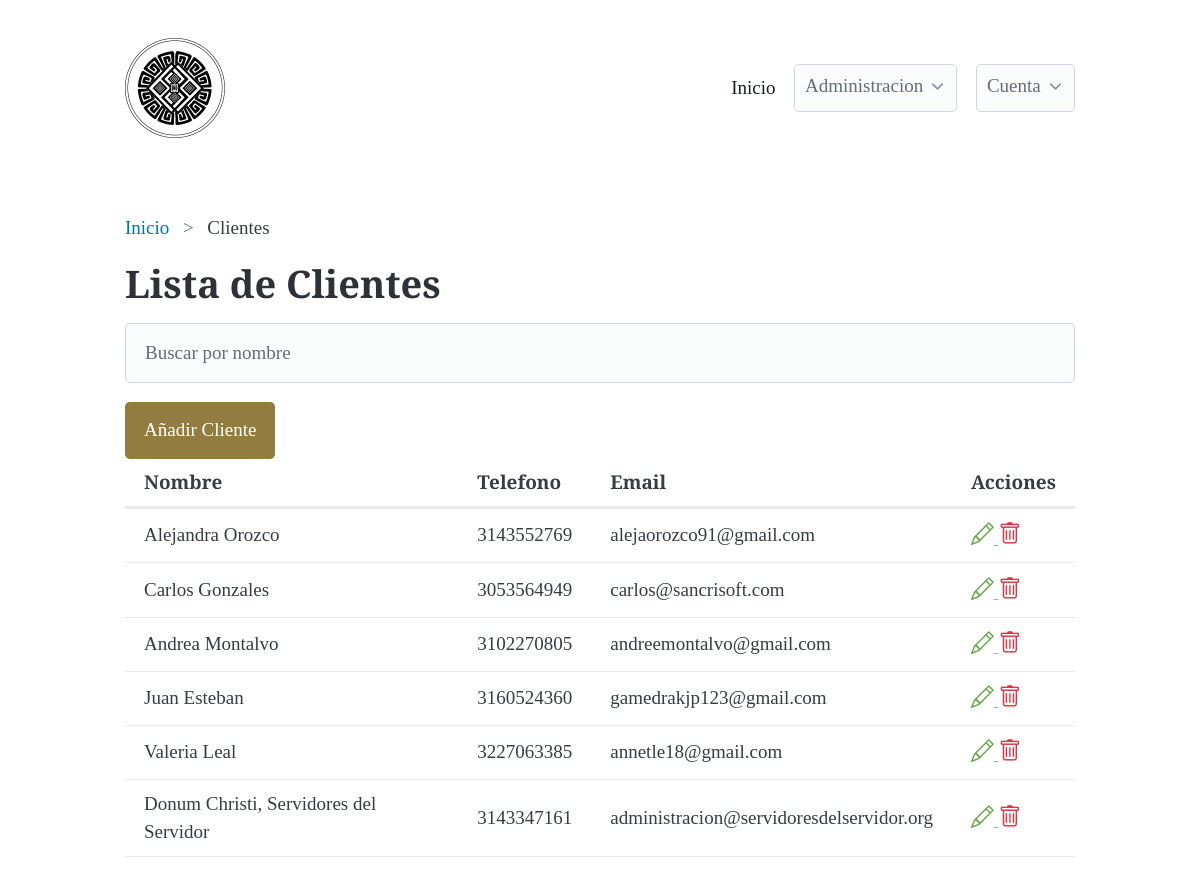
The app's page /clients/clients_list/ (signed in) with its own data.
### clients/models.py (models this page shows, shortened)
class Client(models.Model):
    created_at = models.DateTimeField(auto_now_add=True, null=True, blank=True)
    name = models.CharField(max_length=100, null=False, blank=False, validators=[MinLengthValidator(3)])
    email = models.EmailField(null=True, blank=True, validators=[EmailValidator])
    phone = models.CharField(max_length=15, null=True, blank=True, validators=[MinLengthValidator(10), RegexValidator(r'^\d{10}$')])
    address = models.TextField(max_length=255, null=True, blank=True)
    DOCUMENT_TYPE_CHOICES = [
        ('CC', 'Cédula de Ciudadanía'),
        ('TI', 'Tarjeta de Identidad'),
        ('CE', 'Cédula de Extranjería'),
        ('NIT', 'Número de Identificación Tributaria'),
        ('PAS', 'Pasaporte'),
    ]
    document_type = models.CharField(max_length=100, null=True, blank=True, choices=DOCUMENT_TYPE_CHOICES)
    document_number = models.CharField(max_length=100, null=True, blank=True, validators=[RegexValidator(r'^\d{10}$')])

### clients/views.py (the view)
# urls.py: path('clients_list/', ClientsListView.as_view(), name='clients_list'),
class ClientsListView( LoginRequiredMixin, ListView):
    model = Client
    template_name = 'clients/clients_list.html'
    context_object_name = 'clients'

### clients/templates/clients/clients_list.html (shortened to what this page needs)
{% extends 'base.html' %}
{% load static %}
{% block breadcrumb %}
<nav aria-label="breadcrumb">
    <ul>
       <li><a href="{% url 'dashboard:dashboard' %}">Inicio</a></li>
      <li>Clientes</li>
    </ul>
  </nav>
{% endblock %}
{% block content %}
<h1>Lista de Clientes</h1>
{% include 'includes/search_by_name.html' %}
<button class="btn btn-primary" onclick="window.location.href='{% url 'clients:clients_create' 'false' %}'">
    Añadir Cliente
</button>
<div class="overflow-auto">
  <table id="myTable">
    <thead>
        <tr>
            <th>Nombre</th>
            <th>Telefono</th>
            <th>Email</th>
            <th>Acciones</th>
        </tr>
    </thead>
    <tbody>
        {% for client in clients %}
            <tr>
                <td>
                  {{ client.name }}
                </td>
                <td>
                  {{ client.phone }}
                </td>
                <td>
                  {{ client.email }}
                </td>
                <td>
                    <a class="edit-option" href="{% url 'clients:clients_update' client.id %}">
                        <i class="bi bi-pencil"></i>
                    </a>
                    <a class="delete-option" href="{% url 'clients:clients_delete' client.id %}">
                        <i class="bi bi-trash"></i>
                    </a>
                </td>
            </tr>
        {% endfor %}
    </tbody>
</table>
</div>
{% endblock %}

### static/css/style.css (style rules this page uses)
:root { font-family: 'Cormorant', serif; }
h1 { font-size: 2rem; font-weight: 700; font-family: 'Cormorant', serif; }
button { background-color: #927c3f; color: white; border: none; }
.bi { font-size: 1.2em; }
.edit-option { color: #66a549; }
.delete-option { color: #dc3545; }

### records on screen
Client: name "Alejandra Orozco", phone "3143552769", email "alejaorozco91@gmail.com"
Client: name "Carlos Gonzales", phone "3053564949", email "carlos@sancrisoft.com"
Client: name "Andrea Montalvo", phone "3102270805", email "andreemontalvo@gmail.com"
Client: name "Juan Esteban", phone "3160524360", email "gamedrakjp123@gmail.com"
Client: name "Valeria Leal", phone "3227063385", email "annetle18@gmail.com"
Client: name "Donum Christi, Servidores del Servidor", phone "3143347161", email "administracion@servidoresdelservidor.org"
